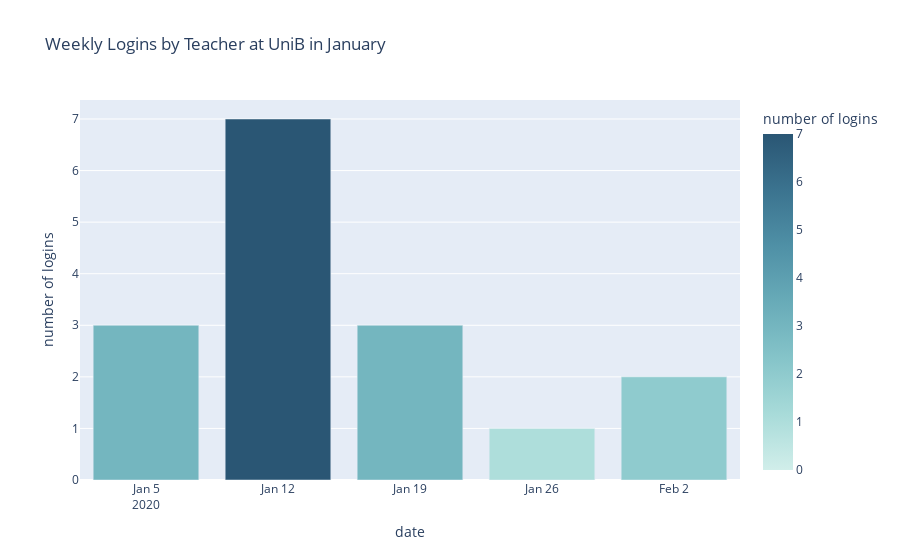

Notebook code for this chart:
### Code cell
make_login_chart(login_by_january_df, 'Weekly Logins by Teacher at UniB in January', 'uniB', 'teacher', 'w')

### Figure 1 — Plotly figure (JSON) as saved in the notebook; plotly's stock layout.template omitted (floating-point values rounded to 4 significant figures)
{"data": [{"alignmentgroup": "True", "hovertemplate": "date=%{x}<br>number of logins=%{marker.color}<extra></extra>", "legendgroup": "", "marker": {"color": [3, 7, 3, 1, 2], "coloraxis": "coloraxis"}, "name": "", "offsetgroup": "", "orientation": "v", "showlegend": false, "textposition": "auto", "type": "bar", "x": ["2020-01-05T00:00:00", "2020-01-12T00:00:00", "2020-01-19T00:00:00", "2020-01-26T00:00:00", "2020-02-02T00:00:00"], "xaxis": "x", "y": [3, 7, 3, 1, 2], "yaxis": "y"}], "layout": {"barmode": "relative", "coloraxis": {"cmax": 7, "cmid": 3, "cmin": 0, "colorbar": {"title": {"text": "number of logins"}}, "colorscale": [[0, "rgb(209, 238, 234)"], [0.1667, "rgb(168, 219, 217)"], [0.3333, "rgb(133, 196, 201)"], [0.5, "rgb(104, 171, 184)"], [0.6667, "rgb(79, 144, 166)"], [0.8333, "rgb(59, 115, 143)"], [1, "rgb(42, 86, 116)"]]}, "legend": {"tracegroupgap": 0}, "title": {"text": "Weekly Logins by Teacher at UniB in January"}, "xaxis": {"anchor": "y", "domain": [0, 1], "title": {"text": "date"}}, "yaxis": {"anchor": "x", "domain": [0, 1], "title": {"text": "number of logins"}}}}
